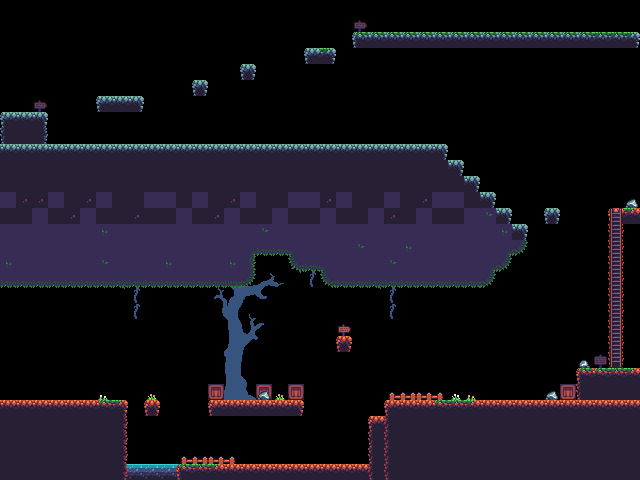

The image is a tile-based game level rendered from a .tmx file. Its description and source (layers, tilesets, objects; grid data summarised) follow:
An orthogonal 40x30 tile map with 16x16 px tiles, 5 tile layers (back, pushing, middle, stairs, ...) and 6 objects (3x Snake, Map 1, Map 3, Player).

<map version="1.0" orientation="orthogonal" renderorder="right-down" width="40" height="30" tilewidth="16" tileheight="16" nextobjectid="14">
 <tileset firstgid="1" name="level" tilewidth="16" tileheight="16" tilecount="136" columns="17">
  <image source="../tilesets/level.png" width="272" height="128" />
 </tileset>
 <layer name="back" width="40" height="30">
  <data>[1200 cells, 147 non-empty, 57 distinct tile ids]</data>
 </layer>
 <layer name="pushing" width="40" height="30">
  <data>[1200 cells, 4 non-empty, 1 distinct tile ids]</data>
 </layer>
 <layer name="middle" width="40" height="30">
  <data>[1200 cells, 164 non-empty, 29 distinct tile ids]</data>
 </layer>
 <layer name="stairs" width="40" height="30">
  <data>[1200 cells, 10 non-empty, 3 distinct tile ids]</data>
 </layer>
 <layer name="front" width="40" height="30">
  <data>[1200 cells, 255 non-empty, 13 distinct tile ids]</data>
 </layer>
 <objectgroup color="#0000ff" name="doors">
  <object id="2" name="Map 1" x="5" y="367.33" width="32" height="32" />
  <object id="11" name="Map 3" x="492" y="369" width="32" height="32">
   <properties>
    <property name="need key" type="bool" value="true" />
   </properties>
  </object>
 </objectgroup>
 <objectgroup color="#ff0000" name="enemies">
  <object id="4" name="Snake" x="272.333" y="454" width="94.3333" height="11.6667" />
  <object id="12" name="Snake" x="52" y="128.667" width="129.333" height="13.3333" />
  <object id="13" name="Snake" x="206.667" y="130" width="189.333" height="12.6667" />
 </objectgroup>
 <objectgroup color="#00ff00" name="spawn points">
  <object id="1" name="Player" x="18.5" y="366" width="5.66667" height="5.66667">
   <ellipse />
  </object>
 </objectgroup>
</map>
